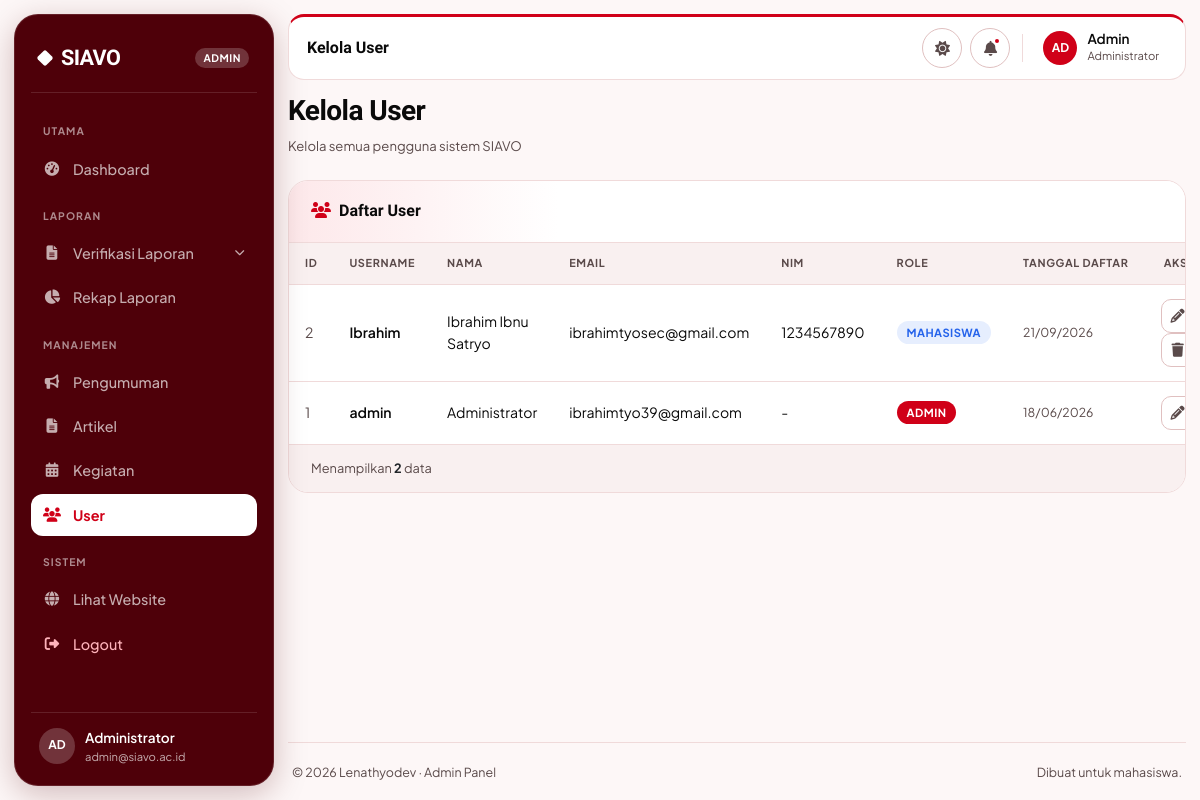
Before: /admin/kelola-user.php (signed in) with the older database file.
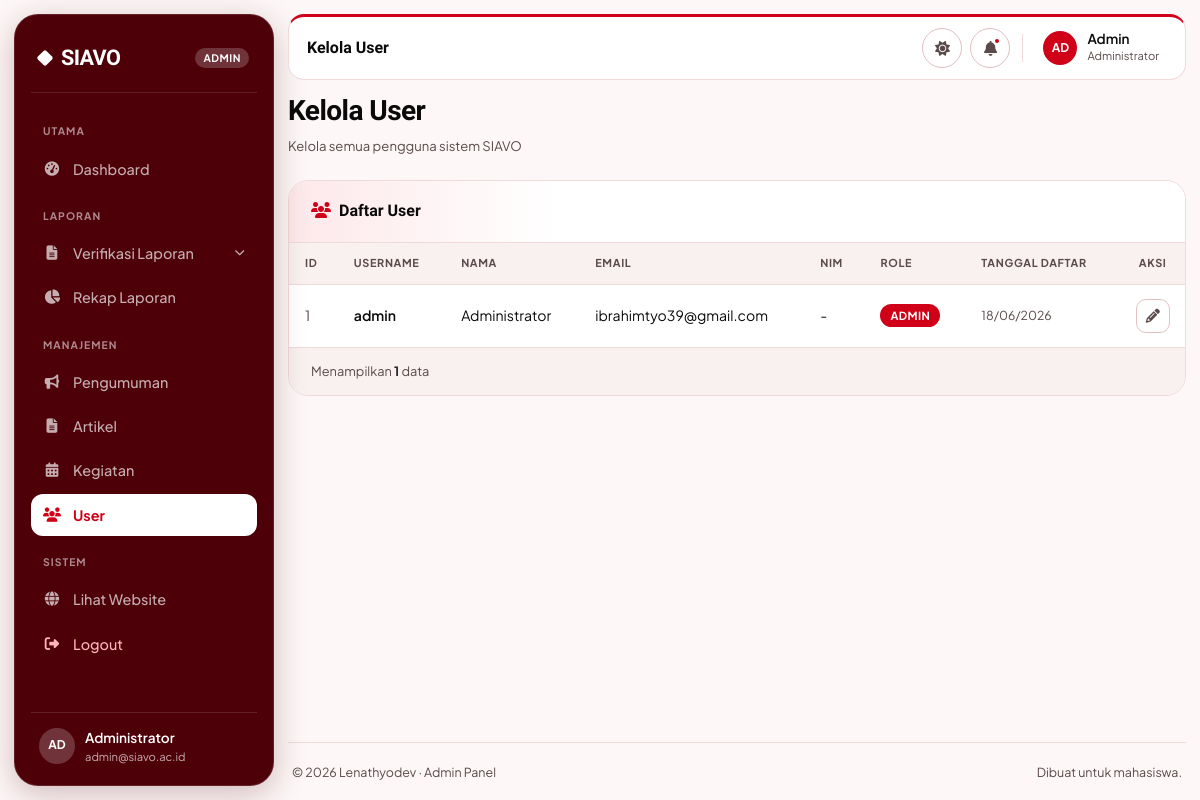
After: the same page with the newer database file.
### tables this page shows
CREATE TABLE `users` (
  `id` int(11) NOT NULL,
  `username` varchar(50) NOT NULL,
  `password` varchar(255) NOT NULL,
  `nama_lengkap` varchar(100) NOT NULL,
  `email` varchar(100) NOT NULL,
  `nim` varchar(20) DEFAULT NULL,
  `prodi` varchar(100) DEFAULT NULL,
  `kontak` varchar(20) DEFAULT NULL,
  `role` enum('admin','mahasiswa') DEFAULT 'mahasiswa',
  `foto_profil` varchar(255) DEFAULT NULL,
  `created_at` timestamp NOT NULL DEFAULT current_timestamp()
);

### admin/kelola-user.php (the view, shortened to what this page needs)
<?php
require_once '../includes/auth_check.php';
$users = [];
$sql = "SELECT * FROM users ORDER BY created_at DESC";
$result = $conn->query($sql);
if ($result) {
    while ($row = $result->fetch_assoc()) {
        $users[] = $row;
    }
}
include '../admin/includes/sidebar.php';
?>
<div class="container-fluid">
    <div class="d-flex flex-column flex-md-row align-items-md-center justify-content-between mb-4">
        <div>
            <h1 class="h3 fw-bold text-dark" style="color: var(--siavo-red-heading) !important;">Kelola User</h1>
            <p class="text-muted small mb-0">Kelola semua pengguna sistem SIAVO</p>
        </div>
    </div>
    <div class="table-modern-wrapper">
        <div class="table-header">
            <div class="title"><i class="fas fa-users me-2" style="color:#d00018;"></i>Daftar User</div>
        </div>
        <?php if (empty($users)): ?>
        <div class="empty-state-modern">
            <i class="fas fa-user"></i>
            <p>Belum ada user terdaftar</p>
        </div>
        <?php else: ?>
        <div class="table-scroll">
            <table>
                <thead>
                    <tr>
                        <th>ID</th>
                        <th>Username</th>
                        <th>Nama</th>
                        <th>Email</th>
                        <th>NIM</th>
                        <th>Role</th>
                        <th>Tanggal Daftar</th>
                        <th class="text-center">Aksi</th>
                    </tr>
                </thead>
                <tbody>
                    <?php foreach ($users as $u): ?>
                    <tr>
                        <td class="text-muted"><?php echo $u['id']; ?></td>
                        <td><span class="cell-name"><?php echo htmlspecialchars($u['username']); ?></span></td>
                        <td><?php echo htmlspecialchars($u['nama_lengkap']); ?></td>
                        <td><?php echo htmlspecialchars($u['email']); ?></td>
                        <td><?php echo htmlspecialchars($u['nim'] ?? '-'); ?></td>
                        <td>
                            <span class="badge-role-modern <?php echo $u['role'] == 'admin' ? 'admin' : 'mahasiswa'; ?>">
                                <?php echo ucfirst($u['role']); ?>
                            </span>
                        </td>
                        <td class="text-muted small"><?php echo date('d/m/Y', strtotime($u['created_at'])); ?></td>
                        <td class="text-center">
                            <button class="btn-icon-modern edit" onclick="editUser(<?php echo $u['id']; ?>, '<?php echo $u['role']; ?>')">
                                <i class="fas fa-pencil"></i>
                            </button>
                            <?php if ($u['id'] != $_SESSION['user_id']): ?>
                            <button class="btn-icon-modern delete" onclick="confirmDelete(<?php echo $u['id']; ?>, '<?php echo htmlspecialchars($u['username']); ?>')">
                                <i class="fas fa-trash"></i>
                            </button>
                            <?php endif; ?>
                        </td>
                    </tr>
                    <?php endforeach; ?>
                </tbody>
            </table>
        </div>
        <div class="table-footer">
            <span>Menampilkan <span class="fw-bold text-dark"><?php echo count($users); ?></span> data</span>
        </div>
        <?php endif; ?>
    </div>
</div>
<?php include '../admin/includes/sidebar-footer.php'; ?>

Changed rows visible on the page:
removed users: id "2", username "Ibrahim", nama_lengkap "Ibrahim Ibnu Satryo", email "ibrahimtyosec@gmail.com", nim "1234567890", role "MAHASISWA", created_at "21/09/2026"
Other visible differences:
count($users): "2" → "1"
